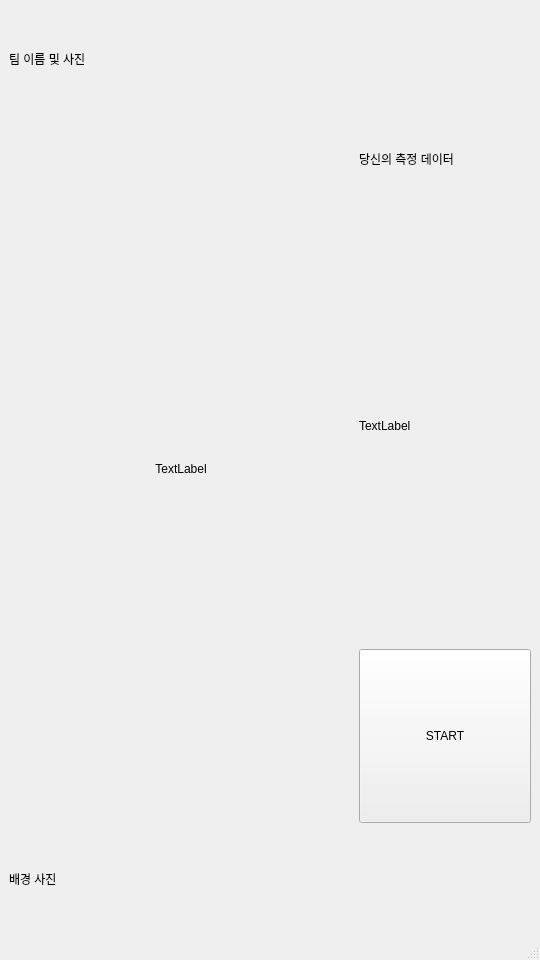
<?xml version="1.0" encoding="UTF-8"?>
<ui version="4.0">
 <class>MainWindow</class>
 <widget class="QMainWindow" name="MainWindow">
  <property name="geometry">
   <rect>
    <x>0</x>
    <y>0</y>
    <width>540</width>
    <height>960</height>
   </rect>
  </property>
  <property name="minimumSize">
   <size>
    <width>540</width>
    <height>960</height>
   </size>
  </property>
  <property name="windowTitle">
   <string>MainWindow</string>
  </property>
  <widget class="QWidget" name="centralwidget">
   <layout class="QVBoxLayout" name="verticalLayout_4" stretch="1,4,1">
    <item>
     <layout class="QVBoxLayout" name="verticalLayout">
      <property name="sizeConstraint">
       <enum>QLayout::SetNoConstraint</enum>
      </property>
      <item>
       <widget class="QLabel" name="teamname">
        <property name="minimumSize">
         <size>
          <width>0</width>
          <height>100</height>
         </size>
        </property>
        <property name="maximumSize">
         <size>
          <width>16777215</width>
          <height>100</height>
         </size>
        </property>
        <property name="text">
         <string>팀 이름 및 사진</string>
        </property>
       </widget>
      </item>
     </layout>
    </item>
    <item>
     <layout class="QHBoxLayout" name="horizontalLayout" stretch="2,1">
      <item>
       <widget class="QLabel" name="label">
        <property name="enabled">
         <bool>true</bool>
        </property>
        <property name="sizePolicy">
         <sizepolicy hsizetype="Preferred" vsizetype="Preferred">
          <horstretch>0</horstretch>
          <verstretch>0</verstretch>
         </sizepolicy>
        </property>
        <property name="sizeIncrement">
         <size>
          <width>600</width>
          <height>800</height>
         </size>
        </property>
        <property name="baseSize">
         <size>
          <width>300</width>
          <height>400</height>
         </size>
        </property>
        <property name="text">
         <string>TextLabel</string>
        </property>
        <property name="alignment">
         <set>Qt::AlignCenter</set>
        </property>
       </widget>
      </item>
      <item>
       <layout class="QVBoxLayout" name="verticalLayout_2" stretch="1,5,2">
        <item>
         <widget class="QLabel" name="txt">
          <property name="text">
           <string>당신의 측정 데이터</string>
          </property>
         </widget>
        </item>
        <item>
         <widget class="QLabel" name="label_2">
          <property name="text">
           <string>TextLabel</string>
          </property>
         </widget>
        </item>
        <item>
         <widget class="QPushButton" name="pushButton">
          <property name="sizePolicy">
           <sizepolicy hsizetype="Preferred" vsizetype="Preferred">
            <horstretch>0</horstretch>
            <verstretch>0</verstretch>
           </sizepolicy>
          </property>
          <property name="text">
           <string>START</string>
          </property>
         </widget>
        </item>
       </layout>
      </item>
     </layout>
    </item>
    <item>
     <layout class="QVBoxLayout" name="verticalLayout_3">
      <property name="sizeConstraint">
       <enum>QLayout::SetNoConstraint</enum>
      </property>
      <item>
       <widget class="QLabel" name="background">
        <property name="maximumSize">
         <size>
          <width>16777215</width>
          <height>100</height>
         </size>
        </property>
        <property name="text">
         <string>배경 사진</string>
        </property>
       </widget>
      </item>
     </layout>
    </item>
   </layout>
  </widget>
  <widget class="QStatusBar" name="statusbar"/>
 </widget>
 <resources/>
 <connections/>
</ui>
